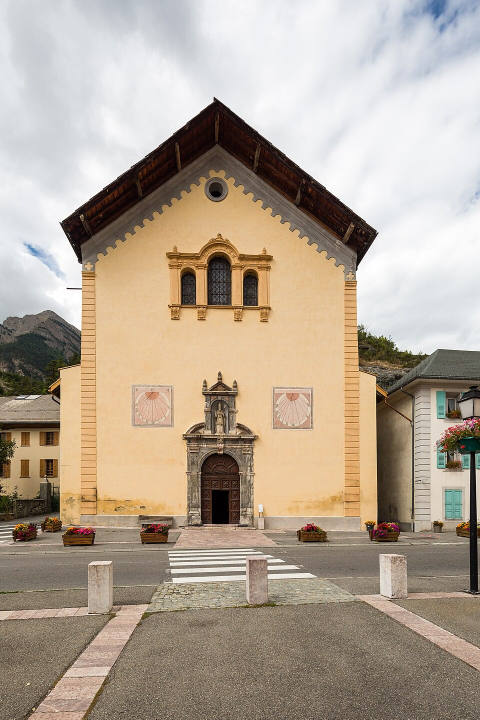
#> input picture jausiers_sun3d_py/video/facciata_esterna_frontale.jpg, 960 x 1439 px (shown at 1/2 size)
$ python facciata_da_foto.py
#> lines starting #> are read from the running program, lines starting #| are printed output that depends on the picture; after the words box and inside, x2 and y2 are one past the last pixel; in counts of white or black regions, pixels touching at a corner belong together
#!/usr/bin/env python3
"""
facciata_da_foto.py
-------------------
Adatta la foto della facciata esterna al modello 3D: le tre vetrate
della foto vengono portate ESATTAMENTE sulle vetrate del modello (quelle
blu: davanzali, larghezze e chiavi da church_geometry.py), mentre la
base, gli spigoli e il colmo della facciata restano dove li mettono le
piantine. Fra questi punti la foto si deforma in modo continuo
(thin-plate spline): il resto della facciata segue con dolcezza.

Sorgente: video/facciata_esterna_frontale.jpg (foto frontale fornita
dall'utente, 960 x 1439). La sagoma della chiesa (tetto, corpo centrale,
ali laterali) viene ritagliata: cielo, montagne e case vicine diventano
trasparenti. Uscita: photos/facciata_esterna.png (con trasparenza), che copre il
pannello della facciata (PHOTO_CARDS in reference_photos.py):
largo FACCIATA_LARGHEZZA_M, da 0 a FACCIATA_ALTEZZA_M.

X nella foto = da sinistra a destra come la vede chi sta FUORI, cioe'
-v nel modello: la vetrata laterale Ovest (v = +1.45) e' a sinistra.

Uso:  .venv/bin/python facciata_da_foto.py
"""
from __future__ import annotations

import os

import cv2
import numpy as np

from church_geometry import (
    FACADE_CENTRAL_WINDOW_ARCH_RISE_M, FACADE_CENTRAL_WINDOW_HEAD_M, FACADE_CENTRAL_WINDOW_SILL_M,
    FACADE_CENTRAL_WINDOW_WIDTH_M, FACADE_SIDE_WINDOW_ARCH_RISE_M, FACADE_SIDE_WINDOW_HEAD_M,
    FACADE_SIDE_WINDOW_OFFSET_M, FACADE_SIDE_WINDOW_SILL_M, FACADE_SIDE_WINDOW_WIDTH_M,
    NAVE_WIDTH_M, ROOF_RIDGE_RISE_M, WALL_HEIGHT_M,
)

QUI = os.path.dirname(os.path.abspath(__file__))
SORGENTE = os.path.join(QUI, "video", "facciata_esterna_frontale.jpg")
USCITA = os.path.join(QUI, "photos", "facciata_esterna.png")
FACCIATA_LARGHEZZA_M = 20.0     # copre tutta la sagoma nella foto (vedi main)
FACCIATA_ALTEZZA_M = 26.5
PX_PER_M = 40

# Punti misurati sulla foto frontale (960 x 1439 px): vani delle vetrate
# (angoli in basso e chiave dell'arco), spigoli del corpo centrale e delle
# ali a terra, colmo del tetto.
FOTO = {
    "sx_bs": (361.7, 610.0), "sx_bd": (391.7, 610.0), "sx_chiave": (376.7, 545.0),
    "c_bs": (415.0, 610.0), "c_bd": (463.3, 610.0), "c_chiave": (439.2, 513.3),
    "dx_bs": (486.7, 611.7), "dx_bd": (515.0, 611.7), "dx_chiave": (500.8, 547.3),
    "spigolo_sx": (162.0, 1040.0), "spigolo_dx": (722.0, 1040.0),
    "terra_sx": (295.4, 1040.0), "terra_c": (442.0, 1045.0), "terra_dx": (588.6, 1040.0),
    "bordo_sx": (118.0, 1042.0), "bordo_dx": (758.0, 1042.0),
    "colmo": (432.0, 195.0),
}
# Pilastri d'angolo: restano verticali. Lungo il loro bordo esterno
# (x = 162 e 722 nella foto) la quota segue la scala verticale delle
# vetrate (pavimento y = 1040 -> davanzali y = 610 a 13.37 m).
SCALA_VERTICALE = (1040.0 - 610.0) / FACADE_CENTRAL_WINDOW_SILL_M
Y_PILASTRI = (560.0, 760.0, 950.0)
for _y in Y_PILASTRI:
    FOTO[f"pil_sx_{int(_y)}"] = (162.0, _y)
    FOTO[f"pil_dx_{int(_y)}"] = (722.0, _y)
# Sagoma della chiesa nella foto (il resto diventa trasparente): tetto
# fino alle gronde, corpo centrale, ali laterali, fino a terra.
SAGOMA = [(432, 190), (760, 468), (726, 506), (726, 732), (760, 742), (760, 1052),
          (116, 1052), (116, 735), (158, 727), (158, 508), (116, 452)]


def modello() -> dict:
    ws, wc, d = FACADE_SIDE_WINDOW_WIDTH_M, FACADE_CENTRAL_WINDOW_WIDTH_M, FACADE_SIDE_WINDOW_OFFSET_M
    s0, c0 = FACADE_SIDE_WINDOW_SILL_M, FACADE_CENTRAL_WINDOW_SILL_M
    ts = FACADE_SIDE_WINDOW_HEAD_M + FACADE_SIDE_WINDOW_ARCH_RISE_M
    tc = FACADE_CENTRAL_WINDOW_HEAD_M + FACADE_CENTRAL_WINDOW_ARCH_RISE_M
    wh, L = NAVE_WIDTH_M / 2, FACCIATA_LARGHEZZA_M / 2
    return {
        "sx_bs": (-d - ws / 2, s0), "sx_bd": (-d + ws / 2, s0), "sx_chiave": (-d, ts),
        "c_bs": (-wc / 2, c0), "c_bd": (wc / 2, c0), "c_chiave": (0.0, tc),
        "dx_bs": (d - ws / 2, s0), "dx_bd": (d + ws / 2, s0), "dx_chiave": (d, ts),
        "spigolo_sx": (-wh, 0.0), "spigolo_dx": (wh, 0.0),
        "terra_sx": (-3.5, 0.0), "terra_c": (0.0, 0.0), "terra_dx": (3.5, 0.0),
        "bordo_sx": (-L, 0.0), "bordo_dx": (L, 0.0),
        "colmo": (0.0, WALL_HEIGHT_M + ROOF_RIDGE_RISE_M),
        **{f"pil_{lato}_{int(y)}": (seg * wh, (1040.0 - y) / SCALA_VERTICALE)
           for lato, seg in (("sx", -1), ("dx", 1)) for y in Y_PILASTRI},
    }


def main() -> None:
    """SENZA deformazioni: la foto e' frontale (verticali raddrizzate), quindi
    basta una similitudine - stessa scala in orizzontale e in verticale,
    presa dal suolo ai davanzali delle vetrate (13.37 m), e centro sulla
    vetrata centrale. (Prima una thin-plate spline portava anche gli
    spigoli del corpo centrale sui muri della navata a +-6.685 m: ma nella
    foto quel corpo, alla stessa scala, e' largo ~17 m, cioe' comprende le
    cappelle, e la facciata veniva compressa di ~25% in orizzontale.)
    Gli altri punti misurati (FOTO) servono solo da controllo."""
    im = cv2.imread(SORGENTE)
#> im is the input picture: shape (1439, 960, 3); mean B, G, R 147.5, 163.9, 178
    s_px = (FOTO["spigolo_sx"][1] - FOTO["c_bs"][1]) / FACADE_CENTRAL_WINDOW_SILL_M   # px/m
    x0 = (FOTO["c_bs"][0] + FOTO["c_bd"][0]) / 2
    y0 = FOTO["spigolo_sx"][1]
    W, H = int(FACCIATA_LARGHEZZA_M * PX_PER_M), int(FACCIATA_ALTEZZA_M * PX_PER_M)
    X = -FACCIATA_LARGHEZZA_M / 2 + (np.arange(W) + 0.5) / PX_PER_M
    Y = FACCIATA_ALTEZZA_M - (np.arange(H) + 0.5) / PX_PER_M
    XX, YY = np.meshgrid(X, Y)
    mx, my = (x0 + s_px * XX).astype(np.float32), (y0 - s_px * YY).astype(np.float32)
    out = cv2.remap(im, mx, my, cv2.INTER_CUBIC, borderMode=cv2.BORDER_CONSTANT)
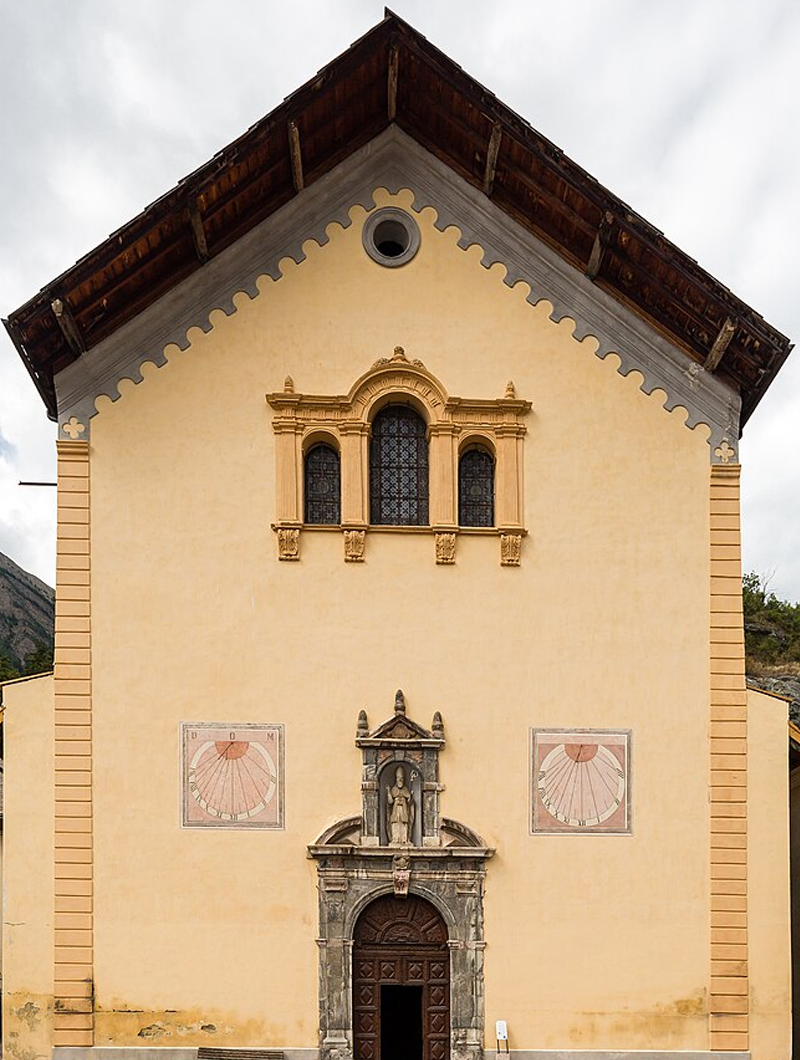
#> out: shape (1060, 800, 3); mean B, G, R 136, 164.1, 188.6
    sagoma = np.zeros(im.shape[:2], np.uint8)
    cv2.fillPoly(sagoma, [np.int32(SAGOMA)], 255)
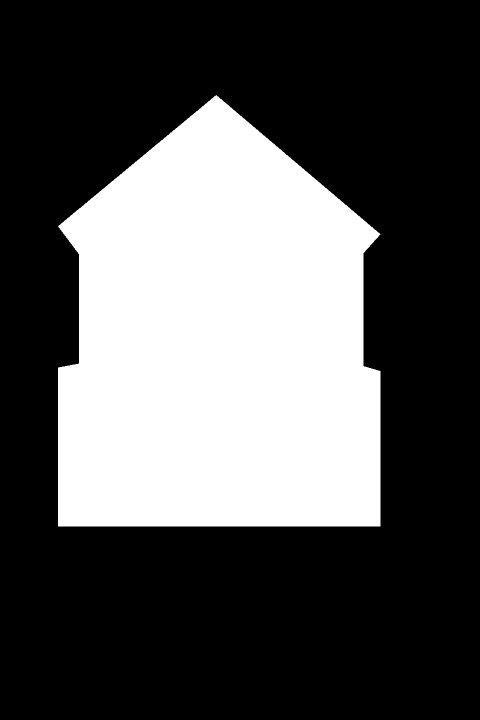
#> sagoma: shape (1439, 960) (shown at 1/2 size); 32.6% white; 1 white region, box (x1, y1, x2, y2) and area: (116, 190, 761, 1053) 450371
    alfa = cv2.remap(sagoma, mx, my, cv2.INTER_LINEAR, borderMode=cv2.BORDER_CONSTANT)
    cv2.imwrite(USCITA, np.dstack([out, alfa]))
    m = lambda n: ((FOTO[n][0] - x0) / s_px, (y0 - FOTO[n][1]) / s_px)
    print(f"{USCITA}: {W}x{H} px, {FACCIATA_LARGHEZZA_M} x {FACCIATA_ALTEZZA_M} m, {s_px:.1f} px/m nella foto")
    print(f"  nella foto: corpo centrale da {m('spigolo_sx')[0]:+.2f} a {m('spigolo_dx')[0]:+.2f} m; "
          f"vetrate laterali a {m('sx_chiave')[0]:+.2f} e {m('dx_chiave')[0]:+.2f} m (modello +-{FACADE_SIDE_WINDOW_OFFSET_M}); "
          f"chiavi {m('sx_chiave')[1]:.2f} / {m('c_chiave')[1]:.2f} m; colmo {m('colmo')[1]:.2f} m")


if __name__ == "__main__":
    main()
